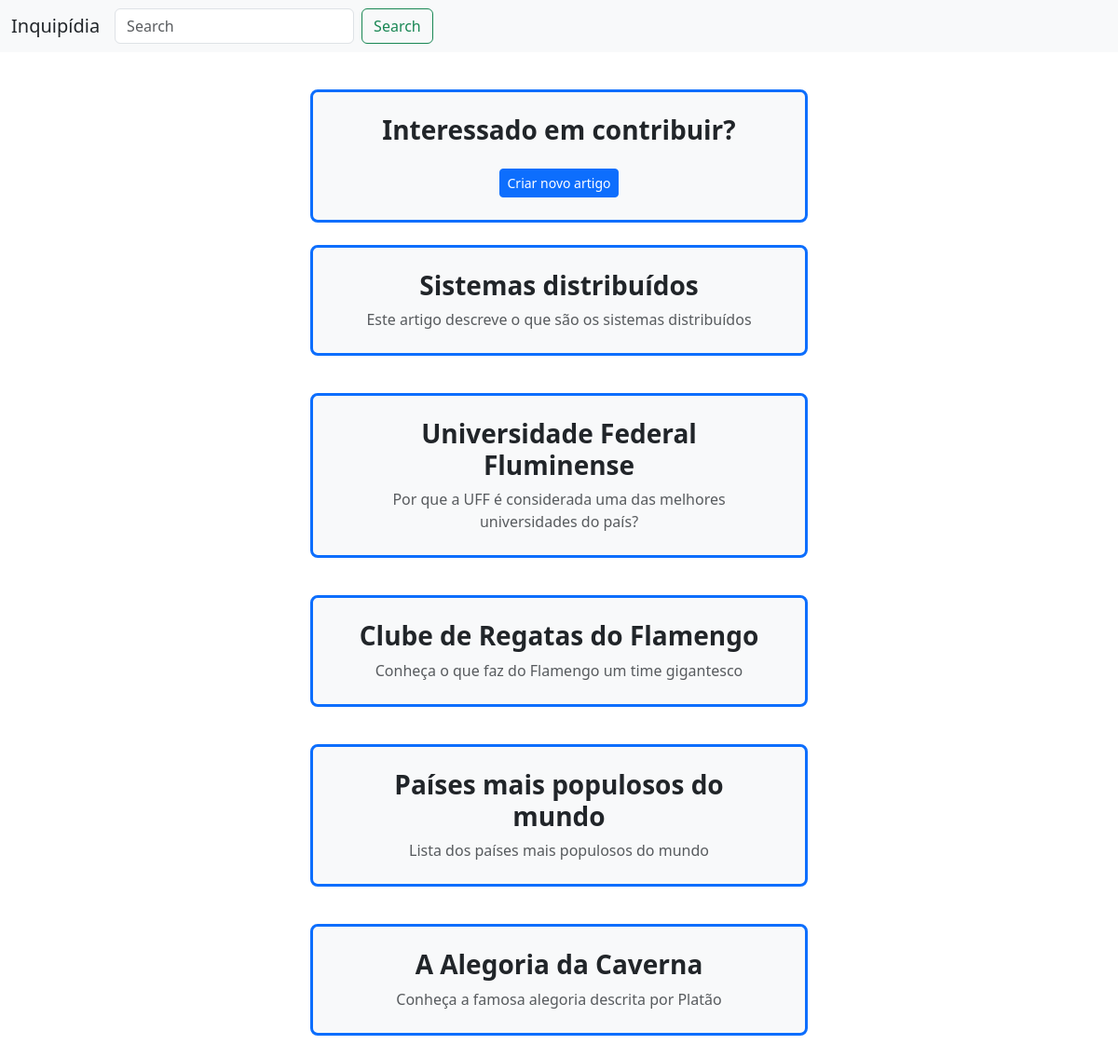
The page / on the database its author committed.
### versao_errada/app/models/tables.py (models this page shows, shortened)
class Article(db.Model):
    __tablename__ = "articles"
    id = db.Column(db.Integer, primary_key=True)
    title = db.Column(db.String)
    description = db.Column(db.String)
    content = db.Column(db.Text)

### versao_errada/app/controllers/default.py (the view)
@app.route("/")
def index():
    search = request.args.get('search', '')
    if search:
        artigos = Article.query.filter(Article.title.ilike(f"%{search}%")).all()
    else:
        artigos = Article.query.limit(10).all()
    return render_template("index.html", artigos=artigos)

### versao_errada/app/templates/index.html (shortened to what this page needs)
{% extends 'base.html' %}  {% block body %}
<div class="container py-">
  <div class="row">
    <div class="col-6 mx-auto">
      <div
        class="p-4 mb-2 bg-light rounded-3 border border-primary border-3 text-center"
      >
        <div class="container-fluid">
          <h1 class="h3 fw-bold">Interessado em contribuir?</h1>
          <button
            class="btn btn-primary btn-sm mt-3"
            type="button"
            onclick="window.location.href='/criar'"
          >
            Criar novo artigo
          </button>
        </div>
      </div>
    </div>
  </div>
</div>
{% for artigo in artigos %}
<a href="/ver/{{artigo.id}}" style="text-decoration: none; color: inherit;">
  <div class="container py-3">
    <div class="row">
      <div class="col-6 mx-auto">
        <div class="p-4 mb-2 bg-light rounded-3 border border-primary border-3 text-center">
          <div class="container-fluid">
            <h1 class="h3 fw-bold">{{artigo.title}}</h1>
            <p class="mt-2 mb-0 text-muted">{{artigo.description}}</p>
          </div>
        </div>
      </div>
    </div>
  </div>
</a>
{% endfor %}
{% endblock %}

### versao_errada/app/templates/base.html (shortened to what this page needs)
<!DOCTYPE html>
<html lang="en">
<head>
    <link rel="stylesheet" href="{{url_for("static", filename="styles.css")}}">
    <link rel="stylesheet" href="{{url_for("static", filename="css/bootstrap.min.css")}}">
</head>
<body>
<nav class="navbar navbar-expand-lg bg-body-tertiary fixed-top mb-4">
  <div class="container-fluid">
    <a class="navbar-brand" href="/" style="text-decoration: none; color: inherit;">Inquipídia</a>
    <div class="collapse navbar-collapse" id="navbarSupportedContent">
      <form class="d-flex" role="search" action="/" method="GET">
        <input class="form-control me-2" type="search" name="search" placeholder="Search" aria-label="Search"/>
        <button class="btn btn-outline-success" type="submit">Search</button>
      </form>
    </div>
  </div>
</nav>
<div class="container mt-5">
    {% block body %}{% endblock %}
</div>
</body>
</html>

### versao_errada/app/static/styles.css (style rules this page uses)
body { background-color: aquamarine; }

### rows shown on the page
Article: title "Sistemas distribuídos", description "Este artigo descreve o que são os sistemas distribuídos"
Article: title "Universidade Federal Fluminense", description "Por que a UFF é considerada uma das melhores universidades do país?"
Article: title "Clube de Regatas do Flamengo", description "Conheça o que faz do Flamengo um time gigantesco"
Article: title "Países mais populosos do mundo", description "Lista dos países mais populosos do mundo"
Article: title "A Alegoria da Caverna", description "Conheça a famosa alegoria descrita por Platão"
